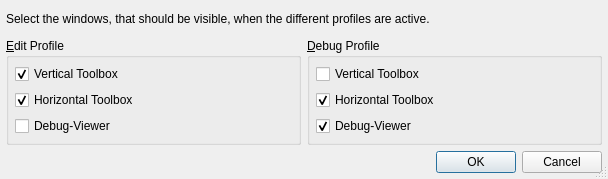
<ui version="4.0" >
 <class>ViewProfileToolboxesDialog</class>
 <widget class="QDialog" name="ViewProfileToolboxesDialog" >
  <property name="geometry" >
   <rect>
    <x>0</x>
    <y>0</y>
    <width>608</width>
    <height>179</height>
   </rect>
  </property>
  <property name="windowTitle" >
   <string>Configure View Profiles</string>
  </property>
  <property name="sizeGripEnabled" >
   <bool>true</bool>
  </property>
  <layout class="QGridLayout" name="gridLayout" >
   <item row="0" column="0" colspan="2" >
    <widget class="QLabel" name="textLabel1" >
     <property name="text" >
      <string>Select the windows, that should be visible, when the different profiles are active.</string>
     </property>
     <property name="alignment" >
      <set>Qt::AlignVCenter</set>
     </property>
    </widget>
   </item>
   <item row="1" column="0" >
    <widget class="QGroupBox" name="editGroup" >
     <property name="title" >
      <string>&amp;Edit Profile</string>
     </property>
     <layout class="QVBoxLayout" name="verticalLayout" >
      <item>
       <widget class="QCheckBox" name="epvtCheckBox" >
        <property name="text" >
         <string>Vertical Toolbox</string>
        </property>
        <property name="checked" >
         <bool>true</bool>
        </property>
       </widget>
      </item>
      <item>
       <widget class="QCheckBox" name="ephtCheckBox" >
        <property name="text" >
         <string>Horizontal Toolbox</string>
        </property>
        <property name="checked" >
         <bool>true</bool>
        </property>
       </widget>
      </item>
      <item>
       <widget class="QCheckBox" name="epdbCheckBox" >
        <property name="text" >
         <string>Debug-Viewer</string>
        </property>
       </widget>
      </item>
     </layout>
    </widget>
   </item>
   <item row="1" column="1" >
    <widget class="QGroupBox" name="debugGroup" >
     <property name="title" >
      <string>&amp;Debug Profile</string>
     </property>
     <layout class="QVBoxLayout" name="verticalLayout_2" >
      <item>
       <widget class="QCheckBox" name="dpvtCheckBox" >
        <property name="text" >
         <string>Vertical Toolbox</string>
        </property>
       </widget>
      </item>
      <item>
       <widget class="QCheckBox" name="dphtCheckBox" >
        <property name="text" >
         <string>Horizontal Toolbox</string>
        </property>
        <property name="checked" >
         <bool>true</bool>
        </property>
       </widget>
      </item>
      <item>
       <widget class="QCheckBox" name="dpdbCheckBox" >
        <property name="text" >
         <string>Debug-Viewer</string>
        </property>
        <property name="checked" >
         <bool>true</bool>
        </property>
       </widget>
      </item>
     </layout>
    </widget>
   </item>
   <item row="2" column="0" colspan="2" >
    <widget class="QDialogButtonBox" name="buttonBox" >
     <property name="orientation" >
      <enum>Qt::Horizontal</enum>
     </property>
     <property name="standardButtons" >
      <set>QDialogButtonBox::Cancel|QDialogButtonBox::Ok</set>
     </property>
    </widget>
   </item>
  </layout>
 </widget>
 <layoutdefault spacing="6" margin="6" />
 <pixmapfunction>qPixmapFromMimeSource</pixmapfunction>
 <tabstops>
  <tabstop>epvtCheckBox</tabstop>
  <tabstop>ephtCheckBox</tabstop>
  <tabstop>epdbCheckBox</tabstop>
  <tabstop>dpvtCheckBox</tabstop>
  <tabstop>dphtCheckBox</tabstop>
  <tabstop>dpdbCheckBox</tabstop>
  <tabstop>buttonBox</tabstop>
 </tabstops>
 <resources/>
 <connections>
  <connection>
   <sender>buttonBox</sender>
   <signal>accepted()</signal>
   <receiver>ViewProfileToolboxesDialog</receiver>
   <slot>accept()</slot>
   <hints>
    <hint type="sourcelabel" >
     <x>56</x>
     <y>208</y>
    </hint>
    <hint type="destinationlabel" >
     <x>56</x>
     <y>229</y>
    </hint>
   </hints>
  </connection>
  <connection>
   <sender>buttonBox</sender>
   <signal>rejected()</signal>
   <receiver>ViewProfileToolboxesDialog</receiver>
   <slot>reject()</slot>
   <hints>
    <hint type="sourcelabel" >
     <x>146</x>
     <y>215</y>
    </hint>
    <hint type="destinationlabel" >
     <x>146</x>
     <y>234</y>
    </hint>
   </hints>
  </connection>
 </connections>
</ui>
